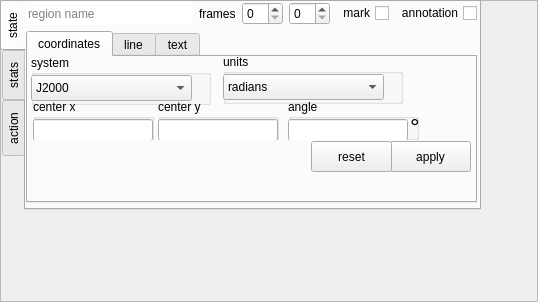
<?xml version="1.0" encoding="UTF-8"?>
<ui version="4.0">
 <class>QtRegionState</class>
 <widget class="QFrame" name="QtRegionState">
  <property name="geometry">
   <rect>
    <x>0</x>
    <y>0</y>
    <width>538</width>
    <height>302</height>
   </rect>
  </property>
  <property name="windowTitle">
   <string>Frame</string>
  </property>
  <property name="toolTip">
   <string>font size</string>
  </property>
  <property name="frameShape">
   <enum>QFrame::StyledPanel</enum>
  </property>
  <property name="frameShadow">
   <enum>QFrame::Raised</enum>
  </property>
  <widget class="QTabWidget" name="categories">
   <property name="geometry">
    <rect>
     <x>0</x>
     <y>0</y>
     <width>481</width>
     <height>210</height>
    </rect>
   </property>
   <property name="tabPosition">
    <enum>QTabWidget::West</enum>
   </property>
   <property name="tabShape">
    <enum>QTabWidget::Rounded</enum>
   </property>
   <property name="currentIndex">
    <number>0</number>
   </property>
   <widget class="QWidget" name="state_tab">
    <attribute name="title">
     <string>state</string>
    </attribute>
    <widget class="QWidget" name="verticalLayoutWidget">
     <property name="geometry">
      <rect>
       <x>0</x>
       <y>0</y>
       <width>451</width>
       <height>201</height>
      </rect>
     </property>
     <layout class="QVBoxLayout" name="verticalLayout">
      <item>
       <layout class="QHBoxLayout" name="globalStateLayout">
        <item>
         <widget class="QLineEdit" name="name">
          <property name="enabled">
           <bool>true</bool>
          </property>
          <property name="sizePolicy">
           <sizepolicy hsizetype="Expanding" vsizetype="Minimum">
            <horstretch>0</horstretch>
            <verstretch>0</verstretch>
           </sizepolicy>
          </property>
          <property name="autoFillBackground">
           <bool>false</bool>
          </property>
          <property name="inputMask">
           <string/>
          </property>
          <property name="text">
           <string/>
          </property>
          <property name="maxLength">
           <number>30</number>
          </property>
          <property name="frame">
           <bool>false</bool>
          </property>
          <property name="placeholderText">
           <string>region name</string>
          </property>
         </widget>
        </item>
        <item>
         <widget class="QLabel" name="label">
          <property name="text">
           <string>frames</string>
          </property>
         </widget>
        </item>
        <item>
         <widget class="QSpinBox" name="frame_min">
          <property name="maximum">
           <number>99</number>
          </property>
         </widget>
        </item>
        <item>
         <widget class="QSpinBox" name="frame_max"/>
        </item>
        <item>
         <widget class="QCheckBox" name="region_mark">
          <property name="toolTip">
           <string>mark for later operations</string>
          </property>
          <property name="layoutDirection">
           <enum>Qt::RightToLeft</enum>
          </property>
          <property name="text">
           <string>mark</string>
          </property>
         </widget>
        </item>
        <item>
         <widget class="QCheckBox" name="region_annotation">
          <property name="toolTip">
           <string>mark this region as an annotation
(which does not participate in calculations)</string>
          </property>
          <property name="layoutDirection">
           <enum>Qt::RightToLeft</enum>
          </property>
          <property name="text">
           <string>annotation</string>
          </property>
         </widget>
        </item>
       </layout>
      </item>
      <item>
       <widget class="QTabWidget" name="states">
        <property name="currentIndex">
         <number>0</number>
        </property>
        <widget class="QWidget" name="coordinateTab">
         <attribute name="title">
          <string>coordinates</string>
         </attribute>
         <widget class="QGroupBox" name="coordinate_system_box">
          <property name="geometry">
           <rect>
            <x>3</x>
            <y>-2</y>
            <width>180</width>
            <height>50</height>
           </rect>
          </property>
          <property name="minimumSize">
           <size>
            <width>180</width>
            <height>50</height>
           </size>
          </property>
          <property name="title">
           <string>system</string>
          </property>
          <property name="flat">
           <bool>true</bool>
          </property>
          <widget class="QComboBox" name="coordinate_system">
           <property name="geometry">
            <rect>
             <x>0</x>
             <y>20</y>
             <width>161</width>
             <height>26</height>
            </rect>
           </property>
           <item>
            <property name="text">
             <string>J2000</string>
            </property>
           </item>
           <item>
            <property name="text">
             <string>B1950</string>
            </property>
           </item>
           <item>
            <property name="text">
             <string>galactic</string>
            </property>
           </item>
           <item>
            <property name="text">
             <string>super galactic</string>
            </property>
           </item>
           <item>
            <property name="text">
             <string>ecliptic</string>
            </property>
           </item>
           <item>
            <property name="text">
             <string>pixel</string>
            </property>
           </item>
          </widget>
         </widget>
         <widget class="QGroupBox" name="coordinate_units_box">
          <property name="geometry">
           <rect>
            <x>195</x>
            <y>-3</y>
            <width>180</width>
            <height>50</height>
           </rect>
          </property>
          <property name="minimumSize">
           <size>
            <width>180</width>
            <height>50</height>
           </size>
          </property>
          <property name="title">
           <string>units</string>
          </property>
          <property name="flat">
           <bool>true</bool>
          </property>
          <widget class="QComboBox" name="coordinate_units">
           <property name="geometry">
            <rect>
             <x>0</x>
             <y>20</y>
             <width>161</width>
             <height>26</height>
            </rect>
           </property>
           <item>
            <property name="text">
             <string>radians</string>
            </property>
           </item>
           <item>
            <property name="text">
             <string>degrees</string>
            </property>
           </item>
           <item>
            <property name="text">
             <string>H:M:S</string>
            </property>
           </item>
           <item>
            <property name="text">
             <string>D.M.S</string>
            </property>
           </item>
          </widget>
         </widget>
         <widget class="QGroupBox" name="groupBox_3">
          <property name="geometry">
           <rect>
            <x>5</x>
            <y>42</y>
            <width>121</width>
            <height>41</height>
           </rect>
          </property>
          <property name="title">
           <string>center x</string>
          </property>
          <property name="flat">
           <bool>true</bool>
          </property>
          <widget class="QLineEdit" name="center_x">
           <property name="geometry">
            <rect>
             <x>0</x>
             <y>20</y>
             <width>120</width>
             <height>22</height>
            </rect>
           </property>
          </widget>
         </widget>
         <widget class="QGroupBox" name="groupBox_4">
          <property name="geometry">
           <rect>
            <x>130</x>
            <y>42</y>
            <width>121</width>
            <height>41</height>
           </rect>
          </property>
          <property name="title">
           <string notr="true">center y</string>
          </property>
          <property name="flat">
           <bool>true</bool>
          </property>
          <widget class="QLineEdit" name="center_y">
           <property name="geometry">
            <rect>
             <x>0</x>
             <y>20</y>
             <width>120</width>
             <height>22</height>
            </rect>
           </property>
          </widget>
         </widget>
         <widget class="QGroupBox" name="coordinate_angle_box">
          <property name="geometry">
           <rect>
            <x>260</x>
            <y>42</y>
            <width>131</width>
            <height>41</height>
           </rect>
          </property>
          <property name="title">
           <string>angle</string>
          </property>
          <property name="flat">
           <bool>true</bool>
          </property>
          <widget class="QLineEdit" name="center_angle">
           <property name="geometry">
            <rect>
             <x>0</x>
             <y>20</y>
             <width>120</width>
             <height>22</height>
            </rect>
           </property>
          </widget>
          <widget class="QLabel" name="center_angle_degrees">
           <property name="geometry">
            <rect>
             <x>122</x>
             <y>20</y>
             <width>21</width>
             <height>16</height>
            </rect>
           </property>
           <property name="font">
            <font>
             <pointsize>18</pointsize>
            </font>
           </property>
           <property name="text">
            <string>°</string>
           </property>
          </widget>
         </widget>
         <widget class="QPushButton" name="coordinates_apply">
          <property name="geometry">
           <rect>
            <x>362</x>
            <y>84</y>
            <width>81</width>
            <height>31</height>
           </rect>
          </property>
          <property name="text">
           <string>apply</string>
          </property>
         </widget>
         <widget class="QPushButton" name="coordinates_reset">
          <property name="geometry">
           <rect>
            <x>283</x>
            <y>84</y>
            <width>81</width>
            <height>31</height>
           </rect>
          </property>
          <property name="text">
           <string>reset</string>
          </property>
         </widget>
        </widget>
        <widget class="QWidget" name="lineTab">
         <attribute name="title">
          <string>line</string>
         </attribute>
         <widget class="QGroupBox" name="groupBox_8">
          <property name="geometry">
           <rect>
            <x>0</x>
            <y>0</y>
            <width>161</width>
            <height>50</height>
           </rect>
          </property>
          <property name="minimumSize">
           <size>
            <width>120</width>
            <height>50</height>
           </size>
          </property>
          <property name="title">
           <string>color</string>
          </property>
          <property name="flat">
           <bool>true</bool>
          </property>
          <widget class="QComboBox" name="line_color">
           <property name="geometry">
            <rect>
             <x>0</x>
             <y>20</y>
             <width>161</width>
             <height>26</height>
            </rect>
           </property>
           <property name="currentIndex">
            <number>3</number>
           </property>
           <item>
            <property name="text">
             <string>black</string>
            </property>
           </item>
           <item>
            <property name="text">
             <string>white</string>
            </property>
           </item>
           <item>
            <property name="text">
             <string>red</string>
            </property>
           </item>
           <item>
            <property name="text">
             <string>green</string>
            </property>
           </item>
           <item>
            <property name="text">
             <string>blue</string>
            </property>
           </item>
           <item>
            <property name="text">
             <string>cyan</string>
            </property>
           </item>
           <item>
            <property name="text">
             <string>magenta</string>
            </property>
           </item>
           <item>
            <property name="text">
             <string>yellow</string>
            </property>
           </item>
           <item>
            <property name="text">
             <string>gray</string>
            </property>
           </item>
          </widget>
         </widget>
         <widget class="QGroupBox" name="groupBox_9">
          <property name="geometry">
           <rect>
            <x>170</x>
            <y>0</y>
            <width>61</width>
            <height>50</height>
           </rect>
          </property>
          <property name="minimumSize">
           <size>
            <width>26</width>
            <height>50</height>
           </size>
          </property>
          <property name="title">
           <string>width</string>
          </property>
          <property name="flat">
           <bool>true</bool>
          </property>
          <widget class="QSpinBox" name="line_width">
           <property name="geometry">
            <rect>
             <x>0</x>
             <y>20</y>
             <width>57</width>
             <height>25</height>
            </rect>
           </property>
           <property name="minimum">
            <number>1</number>
           </property>
           <property name="maximum">
            <number>10</number>
           </property>
          </widget>
         </widget>
         <widget class="QGroupBox" name="groupBox_10">
          <property name="geometry">
           <rect>
            <x>240</x>
            <y>0</y>
            <width>120</width>
            <height>50</height>
           </rect>
          </property>
          <property name="minimumSize">
           <size>
            <width>120</width>
            <height>50</height>
           </size>
          </property>
          <property name="title">
           <string>style</string>
          </property>
          <property name="flat">
           <bool>true</bool>
          </property>
          <widget class="QComboBox" name="line_style">
           <property name="geometry">
            <rect>
             <x>0</x>
             <y>20</y>
             <width>121</width>
             <height>26</height>
            </rect>
           </property>
           <item>
            <property name="text">
             <string>solid</string>
            </property>
           </item>
           <item>
            <property name="text">
             <string>dashed</string>
            </property>
           </item>
           <item>
            <property name="text">
             <string>dotted</string>
            </property>
           </item>
          </widget>
         </widget>
        </widget>
        <widget class="QWidget" name="textTab">
         <attribute name="title">
          <string>text</string>
         </attribute>
         <widget class="QGroupBox" name="groupBox_5">
          <property name="geometry">
           <rect>
            <x>0</x>
            <y>-3</y>
            <width>281</width>
            <height>41</height>
           </rect>
          </property>
          <property name="title">
           <string>value</string>
          </property>
          <property name="flat">
           <bool>true</bool>
          </property>
          <widget class="QLineEdit" name="text">
           <property name="geometry">
            <rect>
             <x>0</x>
             <y>20</y>
             <width>281</width>
             <height>22</height>
            </rect>
           </property>
          </widget>
         </widget>
         <widget class="QGroupBox" name="groupBox_6">
          <property name="geometry">
           <rect>
            <x>290</x>
            <y>-2</y>
            <width>151</width>
            <height>50</height>
           </rect>
          </property>
          <property name="minimumSize">
           <size>
            <width>120</width>
            <height>50</height>
           </size>
          </property>
          <property name="title">
           <string>color</string>
          </property>
          <property name="flat">
           <bool>true</bool>
          </property>
          <widget class="QComboBox" name="text_color">
           <property name="geometry">
            <rect>
             <x>0</x>
             <y>20</y>
             <width>151</width>
             <height>26</height>
            </rect>
           </property>
           <property name="currentIndex">
            <number>3</number>
           </property>
           <item>
            <property name="text">
             <string>black</string>
            </property>
           </item>
           <item>
            <property name="text">
             <string>white</string>
            </property>
           </item>
           <item>
            <property name="text">
             <string>red</string>
            </property>
           </item>
           <item>
            <property name="text">
             <string>green</string>
            </property>
           </item>
           <item>
            <property name="text">
             <string>blue</string>
            </property>
           </item>
           <item>
            <property name="text">
             <string>cyan</string>
            </property>
           </item>
           <item>
            <property name="text">
             <string>magenta</string>
            </property>
           </item>
           <item>
            <property name="text">
             <string>yellow</string>
            </property>
           </item>
           <item>
            <property name="text">
             <string>gray</string>
            </property>
           </item>
           <item>
            <property name="text">
             <string>custom</string>
            </property>
           </item>
          </widget>
         </widget>
         <widget class="QGroupBox" name="groupBox_7">
          <property name="geometry">
           <rect>
            <x>0</x>
            <y>37</y>
            <width>441</width>
            <height>50</height>
           </rect>
          </property>
          <property name="minimumSize">
           <size>
            <width>120</width>
            <height>50</height>
           </size>
          </property>
          <property name="title">
           <string>font</string>
          </property>
          <property name="flat">
           <bool>true</bool>
          </property>
          <widget class="QFontComboBox" name="font_name">
           <property name="geometry">
            <rect>
             <x>0</x>
             <y>20</y>
             <width>361</width>
             <height>26</height>
            </rect>
           </property>
           <property name="toolTip">
            <string>font name</string>
           </property>
          </widget>
          <widget class="QSpinBox" name="font_size">
           <property name="geometry">
            <rect>
             <x>374</x>
             <y>20</y>
             <width>63</width>
             <height>25</height>
            </rect>
           </property>
           <property name="minimum">
            <number>7</number>
           </property>
           <property name="value">
            <number>11</number>
           </property>
          </widget>
         </widget>
         <widget class="QWidget" name="horizontalLayoutWidget">
          <property name="geometry">
           <rect>
            <x>6</x>
            <y>83</y>
            <width>112</width>
            <height>31</height>
           </rect>
          </property>
          <layout class="QHBoxLayout" name="horizontalLayout">
           <item>
            <widget class="QCheckBox" name="font_bold">
             <property name="text">
              <string>bold</string>
             </property>
            </widget>
           </item>
           <item>
            <widget class="QCheckBox" name="font_italic">
             <property name="text">
              <string>italic</string>
             </property>
            </widget>
           </item>
          </layout>
         </widget>
         <widget class="QDial" name="text_position">
          <property name="geometry">
           <rect>
            <x>130</x>
            <y>80</y>
            <width>31</width>
            <height>31</height>
           </rect>
          </property>
          <property name="sizePolicy">
           <sizepolicy hsizetype="Fixed" vsizetype="Fixed">
            <horstretch>0</horstretch>
            <verstretch>0</verstretch>
           </sizepolicy>
          </property>
          <property name="toolTip">
           <string>text position</string>
          </property>
          <property name="minimum">
           <number>0</number>
          </property>
          <property name="maximum">
           <number>4</number>
          </property>
          <property name="sliderPosition">
           <number>2</number>
          </property>
          <property name="orientation">
           <enum>Qt::Horizontal</enum>
          </property>
          <property name="invertedAppearance">
           <bool>false</bool>
          </property>
          <property name="invertedControls">
           <bool>false</bool>
          </property>
          <property name="wrapping">
           <bool>true</bool>
          </property>
          <property name="notchTarget">
           <double>3.700000000000000</double>
          </property>
          <property name="notchesVisible">
           <bool>false</bool>
          </property>
         </widget>
         <widget class="QSpinBox" name="y_off">
          <property name="geometry">
           <rect>
            <x>229</x>
            <y>83</y>
            <width>57</width>
            <height>25</height>
           </rect>
          </property>
          <property name="toolTip">
           <string>y offset delta</string>
          </property>
          <property name="minimum">
           <number>-999</number>
          </property>
          <property name="maximum">
           <number>999</number>
          </property>
          <property name="singleStep">
           <number>10</number>
          </property>
         </widget>
         <widget class="QSpinBox" name="x_off">
          <property name="geometry">
           <rect>
            <x>170</x>
            <y>83</y>
            <width>57</width>
            <height>25</height>
           </rect>
          </property>
          <property name="toolTip">
           <string>x offset delta</string>
          </property>
          <property name="minimum">
           <number>-999</number>
          </property>
          <property name="maximum">
           <number>999</number>
          </property>
          <property name="singleStep">
           <number>10</number>
          </property>
         </widget>
        </widget>
       </widget>
      </item>
     </layout>
    </widget>
   </widget>
   <widget class="QWidget" name="statistics_tab">
    <attribute name="title">
     <string>stats</string>
    </attribute>
    <widget class="QStackedWidget" name="statistics_group">
     <property name="geometry">
      <rect>
       <x>-5</x>
       <y>0</y>
       <width>458</width>
       <height>193</height>
      </rect>
     </property>
     <property name="minimumSize">
      <size>
       <width>455</width>
       <height>0</height>
      </size>
     </property>
     <property name="currentIndex">
      <number>-1</number>
     </property>
    </widget>
   </widget>
   <widget class="QWidget" name="tab">
    <attribute name="title">
     <string>action</string>
    </attribute>
    <widget class="QTabWidget" name="action_tab">
     <property name="geometry">
      <rect>
       <x>0</x>
       <y>0</y>
       <width>451</width>
       <height>201</height>
      </rect>
     </property>
     <widget class="QWidget" name="tab_2">
      <attribute name="title">
       <string>save</string>
      </attribute>
      <widget class="QGroupBox" name="save_file_name">
       <property name="geometry">
        <rect>
         <x>0</x>
         <y>0</y>
         <width>441</width>
         <height>51</height>
        </rect>
       </property>
       <property name="title">
        <string>file name</string>
       </property>
       <property name="flat">
        <bool>true</bool>
       </property>
       <widget class="QLineEdit" name="save_filename">
        <property name="geometry">
         <rect>
          <x>1</x>
          <y>23</y>
          <width>361</width>
          <height>22</height>
         </rect>
        </property>
       </widget>
       <widget class="QPushButton" name="save_file_name_browse">
        <property name="geometry">
         <rect>
          <x>362</x>
          <y>20</y>
          <width>81</width>
          <height>32</height>
         </rect>
        </property>
        <property name="text">
         <string>browse</string>
        </property>
       </widget>
      </widget>
      <widget class="QGroupBox" name="groupBox_11">
       <property name="geometry">
        <rect>
         <x>0</x>
         <y>50</y>
         <width>171</width>
         <height>51</height>
        </rect>
       </property>
       <property name="title">
        <string>output format</string>
       </property>
       <property name="flat">
        <bool>true</bool>
       </property>
       <widget class="QComboBox" name="comboBox">
        <property name="geometry">
         <rect>
          <x>-2</x>
          <y>20</y>
          <width>161</width>
          <height>26</height>
         </rect>
        </property>
        <item>
         <property name="text">
          <string>CASA region file</string>
         </property>
        </item>
       </widget>
      </widget>
      <widget class="QPushButton" name="save_now">
       <property name="geometry">
        <rect>
         <x>327</x>
         <y>120</y>
         <width>114</width>
         <height>31</height>
        </rect>
       </property>
       <property name="toolTip">
        <string>save region(s) to file...</string>
       </property>
       <property name="text">
        <string>save now</string>
       </property>
      </widget>
      <widget class="QGroupBox" name="groupBox">
       <property name="geometry">
        <rect>
         <x>190</x>
         <y>50</y>
         <width>151</width>
         <height>81</height>
        </rect>
       </property>
       <property name="title">
        <string>output contents</string>
       </property>
       <property name="flat">
        <bool>true</bool>
       </property>
       <widget class="QRadioButton" name="save_current_region">
        <property name="geometry">
         <rect>
          <x>6</x>
          <y>20</y>
          <width>121</width>
          <height>20</height>
         </rect>
        </property>
        <property name="text">
         <string>current region</string>
        </property>
        <property name="checked">
         <bool>true</bool>
        </property>
       </widget>
       <widget class="QRadioButton" name="save_marked_regions">
        <property name="geometry">
         <rect>
          <x>6</x>
          <y>40</y>
          <width>151</width>
          <height>20</height>
         </rect>
        </property>
        <property name="text">
         <string>all marked regions</string>
        </property>
       </widget>
       <widget class="QRadioButton" name="save_all_regions">
        <property name="geometry">
         <rect>
          <x>6</x>
          <y>60</y>
          <width>102</width>
          <height>20</height>
         </rect>
        </property>
        <property name="text">
         <string>all regions</string>
        </property>
       </widget>
      </widget>
     </widget>
     <widget class="QWidget" name="tab_3">
      <attribute name="title">
       <string>Tab 2</string>
      </attribute>
     </widget>
    </widget>
   </widget>
  </widget>
 </widget>
 <resources/>
 <connections/>
</ui>
